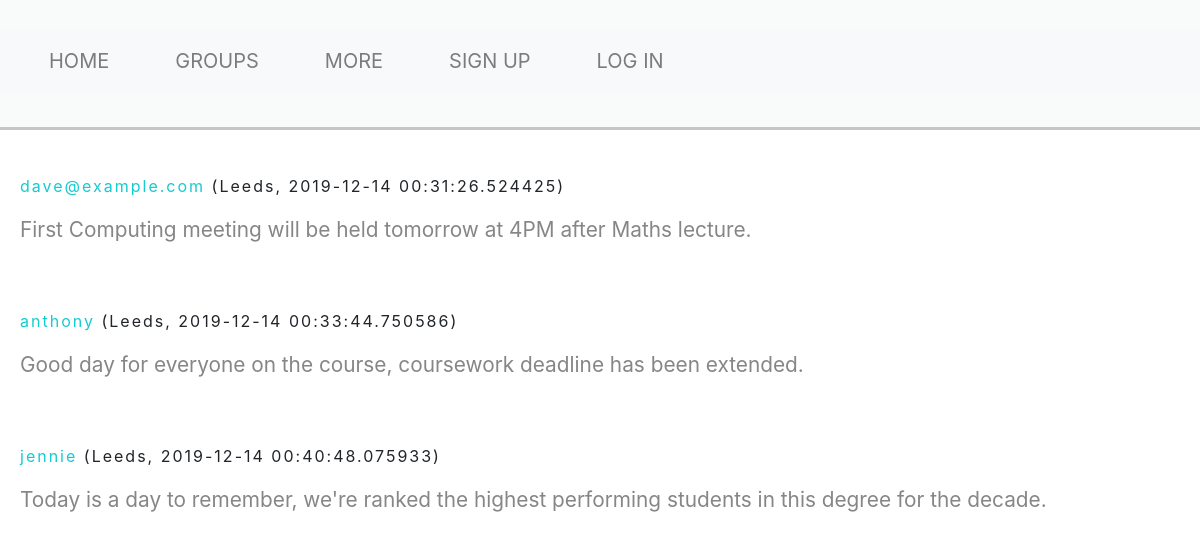
The app's page /journal?id=1 with its own data.
### app/models.py (models this page shows, shortened)
class Journal(db.Model):
    __tablename__ = 'journals'
    idJ = db.Column(db.Integer, primary_key=True)
    entryJ = db.Column(db.String(400))
    locJ = db.Column(db.String(50))
    entry_date = db.Column(db.DateTime)
    idGrp = db.Column(db.Integer, db.ForeignKey('groups.id'))
    member = db.Column(db.String(20))

### app/views.py (the view)
@app.route('/journal')
def generategroup():
    if request.args.get('id'):
        x = request.args.get('id')
        jrnl = models.Journal.query.filter_by(idGrp=x)
    else:
        flash('Group does not exist.')
        logging.critical('Program not working - a journal page which should not exist has been accessed by {}.'.format(current_user.username))
        return redirect('/groups')
    return render_template('journal.html', title='Squad Journal - My Group', jrnl=jrnl, x=x)

### app/templates/journal.html (shortened to what this page needs)
{% extends "base.html" %}
{% block content %}
<link href="../static/journal.css" rel="stylesheet" type="text/css">
<br>
<div id="journal">
        {% for j in jrnl %}
            <p id="data"> <span id="name">{{j.member}} </span> ({{j.locJ}}, {{j.entry_date}}) </p>
            <p id="entry"> {{j.entryJ}} </p>
            <br><br>
        {% endfor %}
    </div>
{% endblock %}

### app/templates/base.html (shortened to what this page needs)
<!DOCTYPE html>
<html>
<head>
    <link href="../static/base.css" rel="stylesheet" type="text/css">
    <link rel="stylesheet" href="https://stackpath.bootstrapcdn.com/bootstrap/4.3.1/css/bootstrap.min.css">
</head>
<body>
<header>
    <nav class="navbar navbar-expand-lg navbar-light bg-light">
            <div class="collapse navbar-collapse" id="navbarNav">
              <ul class="navbar-nav">
                    <li class="nav-item">
                            <a class=" a nav-link" href="{{ url_for("index") }}">HOME</a>
                        </li>
                <li class="nav-item">
                  <a id="b" class="nav-link" href="{{ url_for("groups") }}">GROUPS</a>
                </li>
                <li class="nav-item">
                  <a id="d" class="nav-link" href="{{ url_for("more") }}">MORE</a>
                </li>
                {% if current_user.is_authenticated %}
                <li class="nav-item">
                  <a id="g" class="nav-link" href="{{ url_for("logout") }}">LOGOUT</a>
                </li>
                {% else %}
                <li class="nav-item">
                    <a id="e" class="nav-link" href="{{ url_for("signup") }}">SIGN UP</a>
                </li>
                <li class="nav-item">
                    <a id="f" class="nav-link" href="{{ url_for("login") }}">LOG IN</a>
                </li>
                {% endif %}
              </ul>
            </div>
          </nav>
</header>
    <div id="main-content">
        {% block content %}{% endblock %}
    </div>
</body>
</html>

### app/static/base.css (style rules this page uses)
body { margin: 0; padding: 0; }
header { height: 130px; background-color: #f9fafa; border-bottom: 3px solid #c6c5c4; padding-top: 30px; }
li { list-style-type: none; display: inline; padding: 0 25px; font-size: 20px; }
li a { text-decoration: none; color: #868686; }
.navbar { z-index: 1; }

### app/static/journal.css (style rules this page uses)
#journal { padding: 20px; }
#name { color: #14cbd2; }
#entry { color: #868686; font-size: 130%; }
#data { letter-spacing: 2px; }

### records on screen
Journal: member "dave@example.com", locJ "Leeds", entry_date "2019-12-14 00:31:26.524425", entryJ "First Computing meeting will be held tomorrow at 4PM after Maths lecture."
Journal: member "anthony", locJ "Leeds", entry_date "2019-12-14 00:33:44.750586", entryJ "Good day for everyone on the course, coursework deadline has been extended."
Journal: member "jennie", locJ "Leeds", entry_date "2019-12-14 00:40:48.075933", entryJ "Today is a day to remember, we're ranked the highest performing students in this degree for the decade."
